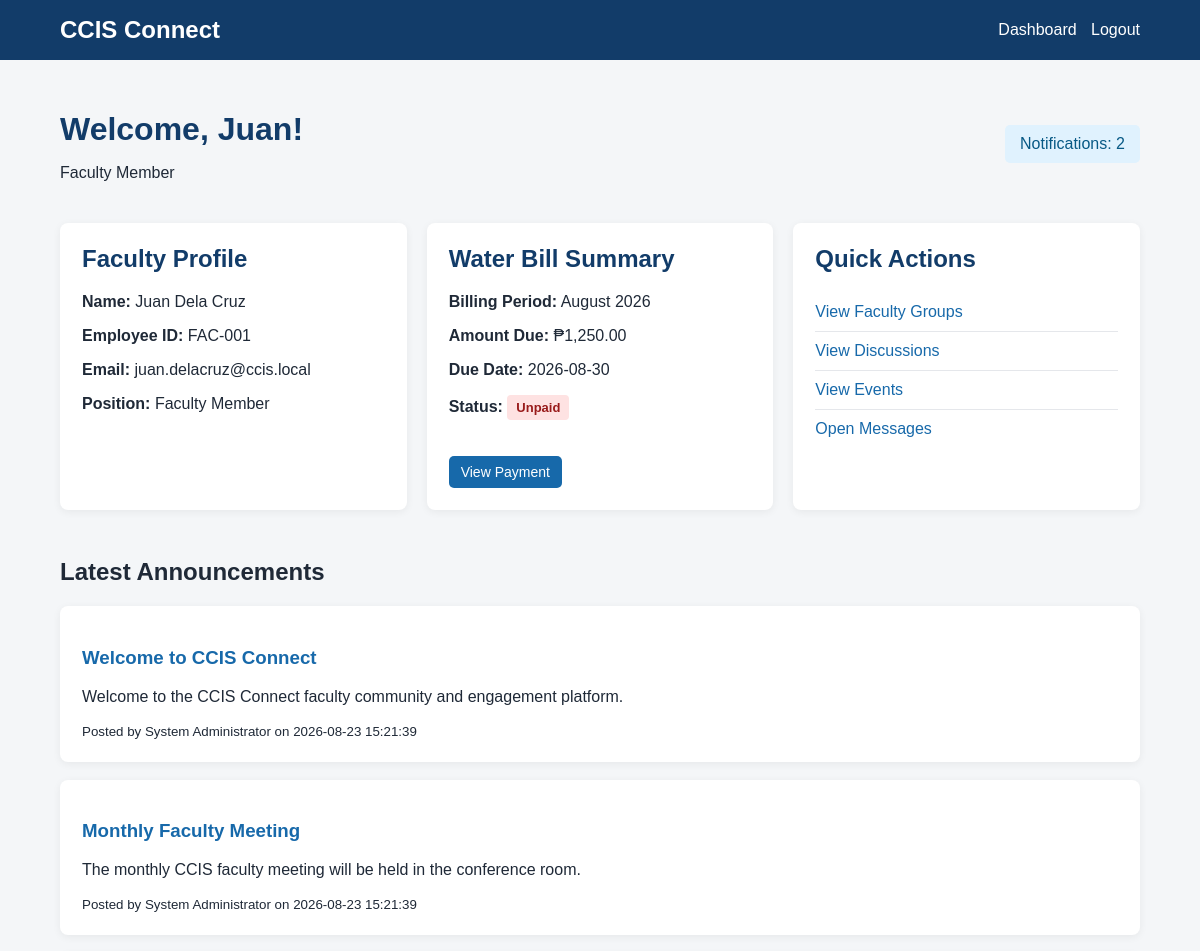
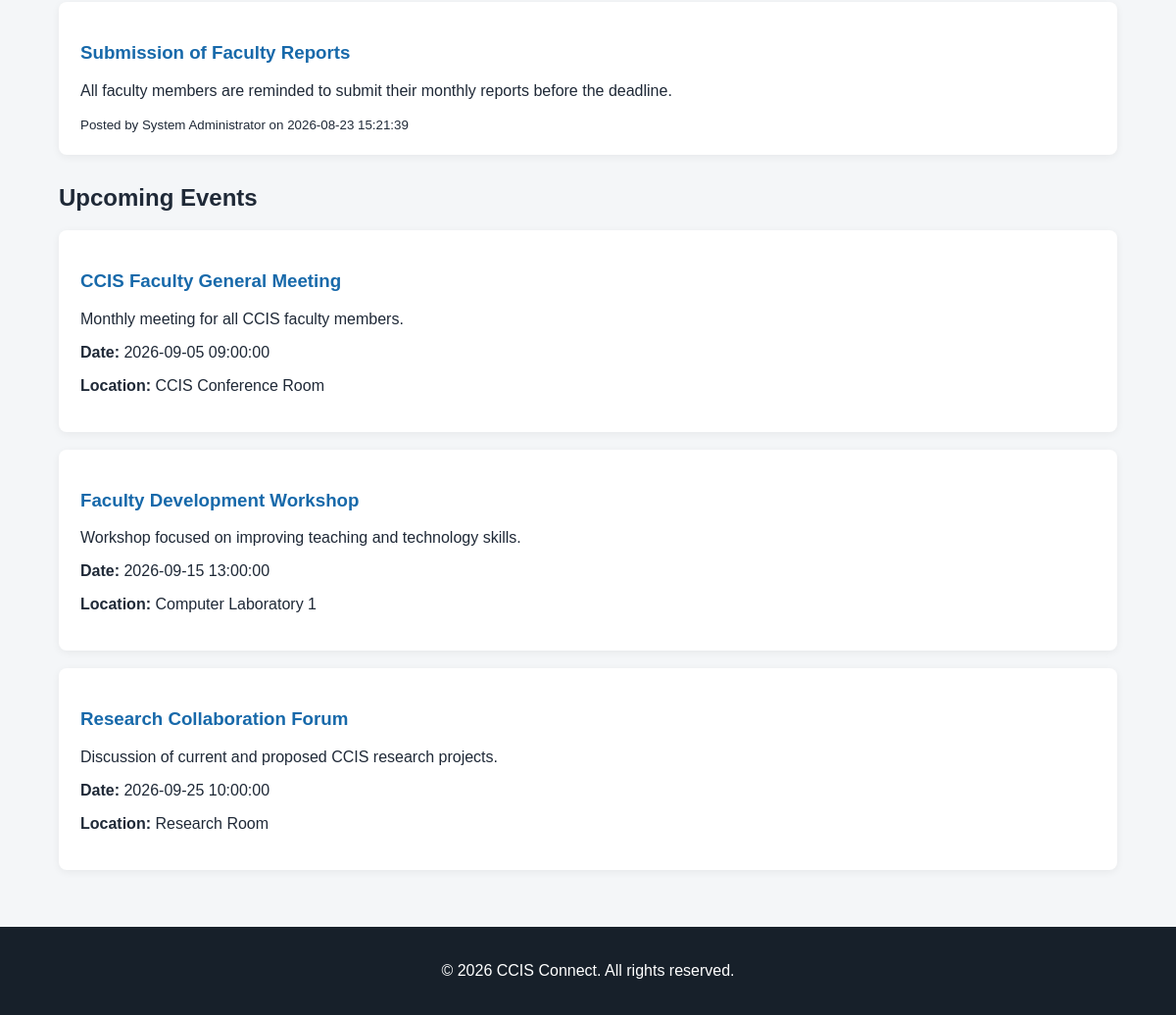
The app's page /dashboard.php (signed in) with its own data (2 pictures, top to bottom).
### tables this page shows
CREATE TABLE users (
    id INT UNSIGNED AUTO_INCREMENT PRIMARY KEY,

    employee_id VARCHAR(50) NOT NULL UNIQUE,

    first_name VARCHAR(100) NOT NULL,
    last_name VARCHAR(100) NOT NULL,

    email VARCHAR(150) NOT NULL UNIQUE,

    password VARCHAR(255) NOT NULL,

    position VARCHAR(150) DEFAULT NULL,

    role ENUM('faculty', 'administrator')
        NOT NULL DEFAULT 'faculty',

    status ENUM('active', 'inactive', 'pending')
        NOT NULL DEFAULT 'active',

    created_at TIMESTAMP NOT NULL DEFAULT CURRENT_TIMESTAMP,

    updated_at TIMESTAMP NOT NULL DEFAULT CURRENT_TIMESTAMP
        ON UPDATE CURRENT_TIMESTAMP
);

CREATE TABLE water_bills (
    id INT UNSIGNED AUTO_INCREMENT PRIMARY KEY,

    water_account_id INT UNSIGNED NOT NULL,

    billing_period VARCHAR(50) NOT NULL,

    previous_reading DECIMAL(10,2)
        NOT NULL DEFAULT 0.00,

    current_reading DECIMAL(10,2)
        NOT NULL DEFAULT 0.00,

    consumption DECIMAL(10,2)
        NOT NULL DEFAULT 0.00,

    rate_per_unit DECIMAL(10,2)
        NOT NULL DEFAULT 0.00,

    base_charge DECIMAL(10,2)
        NOT NULL DEFAULT 0.00,

    additional_charge DECIMAL(10,2)
        NOT NULL DEFAULT 0.00,

    total_amount DECIMAL(10,2)
        NOT NULL DEFAULT 0.00,

    due_date DATE NOT NULL,

    status ENUM(
        'unpaid',
        'pending_verification',
        'paid',
        'overdue',
        'rejected'
    ) NOT NULL DEFAULT 'unpaid',

    created_by INT UNSIGNED NOT NULL,

    created_at TIMESTAMP NOT NULL DEFAULT CURRENT_TIMESTAMP,

    updated_at TIMESTAMP NOT NULL DEFAULT CURRENT_TIMESTAMP
        ON UPDATE CURRENT_TIMESTAMP,

    CONSTRAINT fk_bill_water_account
        FOREIGN KEY (water_account_id)
        REFERENCES water_accounts(id)
        ON DELETE CASCADE,

    CONSTRAINT fk_bill_created_by
        FOREIGN KEY (created_by)
        REFERENCES users(id)
        ON DELETE RESTRICT
);

CREATE TABLE announcements (
    id INT UNSIGNED AUTO_INCREMENT PRIMARY KEY,

    title VARCHAR(255) NOT NULL,
    content TEXT NOT NULL,

    created_by INT UNSIGNED NOT NULL,

    status ENUM('draft', 'published', 'archived')
        NOT NULL DEFAULT 'published',

    created_at TIMESTAMP NOT NULL DEFAULT CURRENT_TIMESTAMP,

    updated_at TIMESTAMP NOT NULL DEFAULT CURRENT_TIMESTAMP
        ON UPDATE CURRENT_TIMESTAMP,

    CONSTRAINT fk_announcement_created_by
        FOREIGN KEY (created_by)
        REFERENCES users(id)
        ON DELETE CASCADE
);

CREATE TABLE events (
    id INT UNSIGNED AUTO_INCREMENT PRIMARY KEY,

    title VARCHAR(255) NOT NULL,
    description TEXT DEFAULT NULL,

    event_date DATETIME NOT NULL,
    location VARCHAR(255) DEFAULT NULL,

    created_by INT UNSIGNED NOT NULL,

    status ENUM('upcoming', 'ongoing', 'completed', 'cancelled')
        NOT NULL DEFAULT 'upcoming',

    created_at TIMESTAMP NOT NULL DEFAULT CURRENT_TIMESTAMP,

    updated_at TIMESTAMP NOT NULL DEFAULT CURRENT_TIMESTAMP
        ON UPDATE CURRENT_TIMESTAMP,

    CONSTRAINT fk_event_created_by
        FOREIGN KEY (created_by)
        REFERENCES users(id)
        ON DELETE CASCADE
);

### includes/auth.php (called while the page is built, shortened)
<?php
function e(?string $value): string
{
    return htmlspecialchars($value ?? '', ENT_QUOTES, 'UTF-8');
}

### dashboard.php (the view, shortened to what this page needs)
<?php
require_once __DIR__ . '/config/database.php';
require_once __DIR__ . '/includes/auth.php';
$userId = (int) $_SESSION['user_id'];
$userStatement = $pdo->prepare(
    'SELECT employee_id, first_name, last_name, email,
            position, role
     FROM users
     WHERE id = :id
     LIMIT 1'
);
$userStatement->execute(['id' => $userId]);
$user = $userStatement->fetch();
$announcementStatement = $pdo->query(
    'SELECT announcements.title,
            announcements.content,
            announcements.created_at,
            CONCAT(users.first_name, " ", users.last_name) AS author
     FROM announcements
     INNER JOIN users ON users.id = announcements.created_by
     ORDER BY announcements.created_at DESC
     LIMIT 5'
);
$announcements = $announcementStatement->fetchAll();
$eventStatement = $pdo->query(
    'SELECT title, description, event_date, location
     FROM events
     WHERE event_date >= NOW()
     ORDER BY event_date ASC
     LIMIT 5'
);
$events = $eventStatement->fetchAll();
$billStatement = $pdo->prepare(
    'SELECT wb.id, wb.billing_period, wb.total_amount AS amount, wb.due_date, wb.status
     FROM water_bills wb
     INNER JOIN water_accounts wa ON wb.water_account_id = wa.id
     WHERE wa.user_id = :user_id
     ORDER BY wb.due_date DESC
     LIMIT 1'
);
$billStatement->execute(['user_id' => $userId]);
$currentBill = $billStatement->fetch();
$notificationStatement = $pdo->prepare(
    'SELECT COUNT(*) AS unread_count
     FROM notifications
     WHERE user_id = :user_id
     AND is_read = FALSE'
);
$notificationStatement->execute(['user_id' => $userId]);
$notificationData = $notificationStatement->fetch();
$unreadNotifications = (int) ($notificationData['unread_count'] ?? 0);
require_once __DIR__ . '/includes/header.php';
?>
<div class="dashboard-header">
    <div>
        <h1>Welcome, <?= e($user['first_name']) ?>!</h1>
        <p>
            <?= e($user['position'] ?? 'Faculty Member') ?>
        </p>
    </div>
    <div class="notification-badge">
        Notifications: <?= $unreadNotifications ?>
    </div>
</div>
<section class="dashboard-grid">
    <div class="card">
        <h2>Faculty Profile</h2>
        <p>
            <strong>Name:</strong>
            <?= e($user['first_name'] . ' ' . $user['last_name']) ?>
        </p>
        <p>
            <strong>Employee ID:</strong>
            <?= e($user['employee_id']) ?>
        </p>
        <p>
            <strong>Email:</strong>
            <?= e($user['email']) ?>
        </p>
        <p>
            <strong>Position:</strong>
            <?= e($user['position'] ?? 'Not specified') ?>
        </p>
    </div>
    <div class="card">
        <h2>Water Bill Summary</h2>
        <?php if ($currentBill): ?>
            <p>
                <strong>Billing Period:</strong>
                <?= e($currentBill['billing_period']) ?>
            </p>
            <p>
                <strong>Amount Due:</strong>
                ₱<?= number_format((float) $currentBill['amount'], 2) ?>
            </p>
            <p>
                <strong>Due Date:</strong>
                <?= e($currentBill['due_date']) ?>
            </p>
            <p>
                <strong>Status:</strong>
                <span class="status <?= e($currentBill['status']) ?>">
                    <?= e(ucwords(str_replace('_', ' ', $currentBill['status']))) ?>
                </span>
            </p>
            <?php if ($currentBill['status'] !== 'paid'): ?>
                <a
                    href="#"
                    class="button small"
                    onclick="alert('Water bill payment page will be added next.'); return false;"
                >
                    View Payment
                </a>
            <?php endif; ?>
        <?php else: ?>
            <p>No water bill is currently available.</p>
        <?php endif; ?>
    </div>
    <div class="card">
        <h2>Quick Actions</h2>
        <a href="#" class="action-link">View Faculty Groups</a>
        <a href="#" class="action-link">View Discussions</a>
        <a href="#" class="action-link">View Events</a>
        <a href="#" class="action-link">Open Messages</a>
    </div>
</section>
<section class="content-section">
    <h2>Latest Announcements</h2>
    <?php if (empty($announcements)): ?>
        <div class="card">
            <p>No announcements available.</p>
        </div>
    <?php else: ?>
        <?php foreach ($announcements as $announcement): ?>
            <article class="card announcement">
                <h3><?= e($announcement['title']) ?></h3>
                <p><?= nl2br(e($announcement['content'])) ?></p>
                <small>
                    Posted by <?= e($announcement['author']) ?>
                    on <?= e($announcement['created_at']) ?>
                </small>
            </article>
        <?php endforeach; ?>
    <?php endif; ?>
</section>
<section class="content-section">
    <h2>Upcoming Events</h2>
    <?php if (empty($events)): ?>
        <div class="card">
            <p>No upcoming events available.</p>
        </div>
    <?php else: ?>
        <?php foreach ($events as $event): ?>
            <article class="card event">
                <h3><?= e($event['title']) ?></h3>
                <p><?= nl2br(e($event['description'])) ?></p>
                <p>
                    <strong>Date:</strong>
                    <?= e($event['event_date']) ?>
                </p>
                <p>
                    <strong>Location:</strong>
                    <?= e($event['location']) ?>
                </p>
            </article>
        <?php endforeach; ?>
    <?php endif; ?>
</section>
<?php require_once __DIR__ . '/includes/footer.php'; ?>

### assets/style.css (style rules this page uses)
* { box-sizing: border-box; }
body { margin: 0; font-family: Arial, sans-serif; background: #f4f6f8; color: #1f2937; }
.button { display: inline-block; border: none; background: #1769aa; color: white; padding: 11px 18px; border-radius: 5px; text-decoration: none; cursor: pointer; margin-top: 20px; text-align: center; }
.button.small { padding: 8px 12px; font-size: 14px; }
.dashboard-header { display: flex; justify-content: space-between; align-items: center; margin-bottom: 25px; }
.dashboard-header h1 { color: #123c69; margin-bottom: 5px; }
.notification-badge { background: #e0f2fe; color: #075985; padding: 10px 15px; border-radius: 5px; }
.dashboard-grid { display: grid; grid-template-columns: repeat(3, 1fr); gap: 20px; }
.card { background: white; padding: 22px; margin-bottom: 18px; border-radius: 8px; box-shadow: 0 2px 8px rgba(0, 0, 0, 0.06); }
.card h2 { color: #123c69; margin-top: 0; }
.card h3 { color: #1769aa; }
.content-section { margin-top: 30px; }
.status { display: inline-block; padding: 5px 9px; border-radius: 4px; font-size: 13px; font-weight: bold; }
.status.unpaid, .status.overdue { background: #fee2e2; color: #991b1b; }
.action-link { display: block; padding: 10px 0; color: #1769aa; text-decoration: none; border-bottom: 1px solid #e5e7eb; }
.action-link:last-child { border-bottom: none; }

### records on screen
users: first_name "Juan", position "Faculty Member", first_name+last_name "Juan Dela Cruz", employee "FAC-001", email "juan.delacruz@ccis.local"
water_bills: billing_period "August 2026", total_amount "1,250.00", due_date "2026-08-30", status "Unpaid"
announcements: title "Welcome to CCIS Connect", content "Welcome to the CCIS Connect faculty community and engagement platform.", author "System Administrator", created_at "2026-08-23 15:21:39"
announcements: title "Monthly Faculty Meeting", content "The monthly CCIS faculty meeting will be held in the conference room.", author "System Administrator", created_at "2026-08-23 15:21:39"
announcements: title "Submission of Faculty Reports", content "All faculty members are reminded to submit their monthly reports before the deadline.", author "System Administrator", created_at "2026-08-23 15:21:39"
events: title "CCIS Faculty General Meeting", description "Monthly meeting for all CCIS faculty members.", event_date "2026-09-05 09:00:00", location "CCIS Conference Room"
events: title "Faculty Development Workshop", description "Workshop focused on improving teaching and technology skills.", event_date "2026-09-15 13:00:00", location "Computer Laboratory 1"
events: title "Research Collaboration Forum", description "Discussion of current and proposed CCIS research projects.", event_date "2026-09-25 10:00:00", location "Research Room"

### other values on screen
$unreadNotifications "2"
